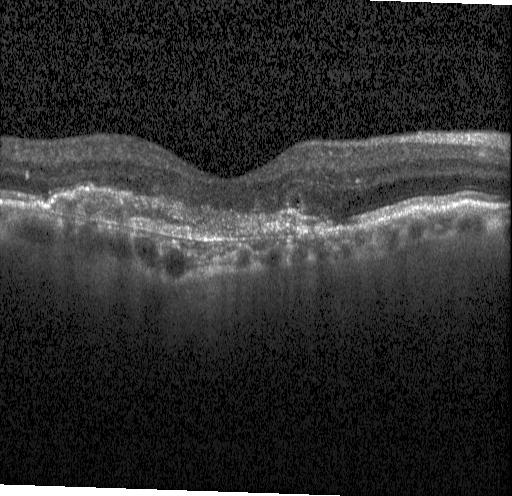
#> input picture sample_cnv.jpeg, 512 x 496 px
$ python evaluate_white_bars.py --src ../sample_cnv.jpeg
#> lines starting #> are read from the running program, lines starting #| are printed output that depends on the picture; after the words box and inside, x2 and y2 are one past the last pixel; in counts of white or black regions, pixels touching at a corner belong together
#> in main, img is the input picture: shape (496, 512); min 0, max 255, mean 46.3
"""
evaluate_white_bars.py

Wedge-Friendly & Anti-Bleed White Bar Detection & Evaluation Script.

Captures 100% of tapering wedge bars, diagonal banners, and corner UI artifacts
all the way to their finest tips without width truncation or tissue bleeding.

Key Features:
1. No Width Restrictions: Captures tapering wedges, triangles, and short corner bars.
2. Low Min-Pixel Threshold (100px): Preserves sharp tapering rightmost tips.
3. Outer Margin Vertical Clipping: Clips detection strictly to top/bottom outer margins (top 18%, bottom 18%), preventing any tissue bleeding.
4. 8-Connectivity Component Tracing: Preserves continuous diagonal bar boundaries.
"""

import os
import sys
import argparse
from pathlib import Path
import cv2
import numpy as np

VALID_EXT = {'.jpg', '.jpeg', '.png', '.bmp', '.tiff', '.tif'}

def detect_and_color_white_bars(
    img: np.ndarray,
    white_thresh: int = 210,
    min_pixels: int = 100,
    max_bars: int = 2,
    margin_ratio: float = 0.18
) -> tuple[np.ndarray, int]:
    """
    Detects irregular, wedge-shaped, tapering, or corner white bars without width restrictions,
    capturing 100% of tapering tips while preventing tissue bleed via vertical margin clipping.
    """
#> called with white_thresh = 210, min_pixels = 100, max_bars = 2, margin_ratio = 0.18
    if img.ndim == 2:
        gray = img
        bgr = cv2.cvtColor(img, cv2.COLOR_GRAY2BGR)
    elif img.ndim == 3 and img.shape[2] == 3:
        gray = cv2.cvtColor(img, cv2.COLOR_BGR2GRAY)
        bgr = img.copy()
    elif img.ndim == 3 and img.shape[2] == 4:
        gray = cv2.cvtColor(img, cv2.COLOR_BGRA2GRAY)
        bgr = cv2.cvtColor(img, cv2.COLOR_BGRA2BGR)
    else:
        raise ValueError(f"Unsupported image dimensions: {img.shape}")

    H, W = gray.shape
#> H = 496; W = 512

    # 1. Threshold high-intensity pixels
    _, white_mask = cv2.threshold(gray, white_thresh, 255, cv2.THRESH_BINARY)
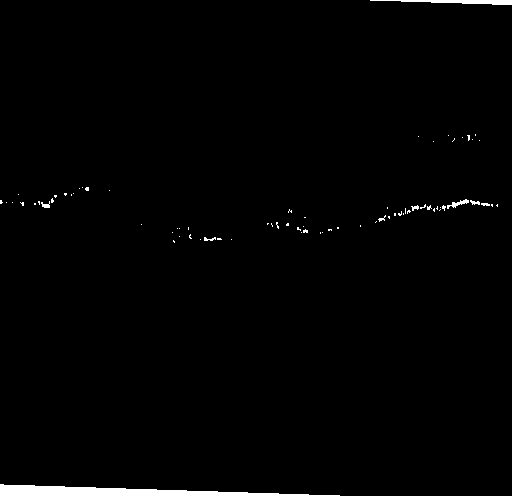
#> white_mask: shape (496, 512); 1.2% white; 77 white regions (68 under 20 px), largest, box (x1, y1, x2, y2) and area: (0, 484, 340, 496) 2064, (370, 0, 512, 5) 404, (447, 199, 469, 209) 80

    # 2. Find connected components (8-connectivity preserves thin tapering tips)
    num_labels, labels, stats, _ = cv2.connectedComponentsWithStats(white_mask, connectivity=8)
#> labels: shape (496, 512) int32; 78 distinct labels, from 0 to 77
#> num_labels = 78; stats = 78 rows, first 6: [0, 0, 512, 496, 250922], [370, 0, 142, 5, 404], [448, 135, 1, 1, 1], [467, 135, 3, 6, 12], [475, 134, 1, 2, 2], [418, 136, 1, 1, 1]

    # 3. Outer Margin Mask
    margin_mask = np.zeros((H, W), dtype=np.uint8)
    top_margin_h = int(H * margin_ratio)
#> top_margin_h = 89
    bottom_margin_h = int(H * (1.0 - margin_ratio))
#> bottom_margin_h = 406

    margin_mask[:top_margin_h, :] = 255
    margin_mask[bottom_margin_h:, :] = 255

    # 4. Filter candidates:
    # - Must touch top (y <= 2) or bottom (y + h >= H - 2)
    # - Area >= min_pixels (low threshold to preserve sharp tapering tips)
    candidates = []

    for label in range(1, num_labels):
        x, y, w, h, area = stats[label]

        touches_top = (y <= 2)
        touches_bottom = (y + h >= H - 2)

        if (touches_top or touches_bottom) and area >= min_pixels:
            candidates.append((label, area))
#> this loop made 77 passes
#> (x, y, w, h, area, touches_top, touches_bottom) on passes 1, 21, 24, 25, 30, 31, 48, 77: (370, 0, 142, 5, 404, True, False), (447, 199, 22, 10, 80, False, False), (41, 201, 9, 7, 36, False, False), (470, 200, 10, 5, 30, False, False), (481, 203, 9, 3, 22, False, False), (411, 205, 8, 6, 27, False, False), (378, 215, 8, 7, 21, False, False), (0, 484, 340, 12, 2064, False, True)
#> after the loop, candidates = [(1, 404), (77, 2064)]

    # 5. Sort candidates by area descending and select top max_bars
    candidates.sort(key=lambda item: item[1], reverse=True)
    selected_bars = candidates[:max_bars]
#> selected_bars = [(77, 2064), (1, 404)]

    # 6. Build highlight mask for selected bars and CLIP to outer margins
    highlight_mask = np.zeros((H, W), dtype=np.uint8)

    for label, area in selected_bars:
        highlight_mask[labels == label] = 255
#> this loop made 2 passes
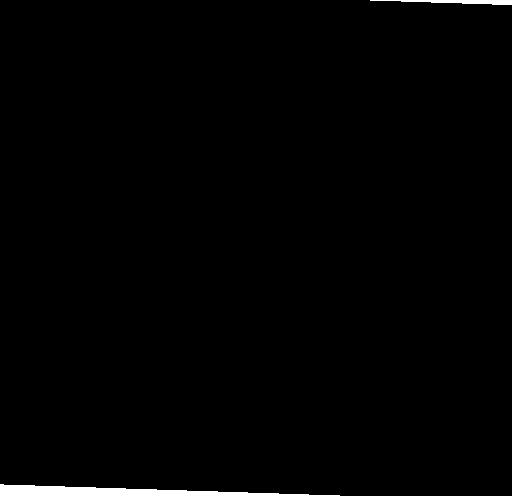
#> highlight_mask: shape (496, 512); 0.97% white; 2 white regions, box (x1, y1, x2, y2) and area: (0, 484, 340, 496) 2064, (370, 0, 512, 5) 404

    # Crucial Safeguard: Vertical margin clipping prevents bleeding into central tissue
    highlight_mask = cv2.bitwise_and(highlight_mask, margin_mask)

    # 7. Paint bright red [0, 0, 255]
    output_img = bgr.copy()
    output_img[highlight_mask == 255] = [0, 0, 255]
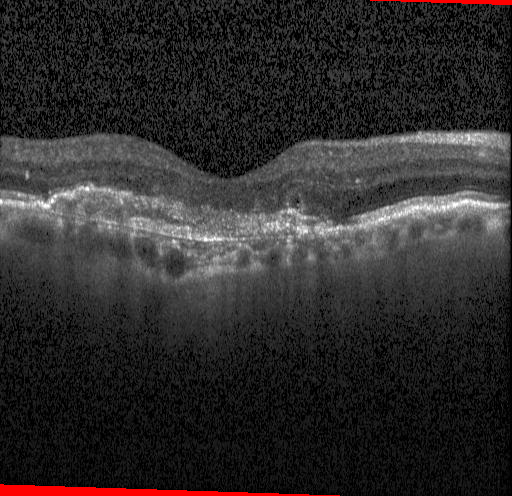
#> output_img: shape (496, 512, 3); 0.97% of pixels changed, all inside (x1, y1, x2, y2) = (0, 0, 512, 496)

    return output_img, len(selected_bars)


def main():
    parser = argparse.ArgumentParser(description="Wedge-Friendly White Bar Detection Evaluation")
    parser.add_argument('--src', type=str, required=True, help="Input image file or directory")
    parser.add_argument('--out', type=str, default="white_bars_eval_out", help="Output directory")
    parser.add_argument('--thresh', type=int, default=210, help="Brightness threshold (default: 210)")
    parser.add_argument('--min-pixels', type=int, default=100, help="Minimum pixel area for a bar (default: 100)")
    parser.add_argument('--max-bars', type=int, default=2, help="Maximum number of bars (default: 2)")
    parser.add_argument('--margin-ratio', type=float, default=0.18, help="Outer margin height ratio (default: 0.18)")
    args = parser.parse_args()

    src_path = Path(args.src)
    out_dir = Path(args.out)
    out_dir.mkdir(parents=True, exist_ok=True)

    if src_path.is_file():
        files = [src_path]
    elif src_path.is_dir():
        files = [p for p in src_path.rglob('*') if p.is_file() and p.suffix.lower() in VALID_EXT]
    else:
        print(f"Error: Invalid path {src_path}")
        sys.exit(1)

    print(f"Processing {len(files)} file(s)...")
    total_bars = 0
    for p in files:
        img = cv2.imread(str(p), cv2.IMREAD_UNCHANGED)
        if img is None:
            continue
        colored_img, count = detect_and_color_white_bars(
            img,
            white_thresh=args.thresh,
            min_pixels=args.min_pixels,
            max_bars=args.max_bars,
            margin_ratio=args.margin_ratio
        )
#> count = 2
        total_bars += count
#> total_bars = 2
        dst = out_dir / p.name
        cv2.imwrite(str(dst), colored_img)
        print(f"  {p.name}: Detected {count} bar(s) -> Saved to {dst}")
#|   sample_cnv.jpeg: Detected 2 bar(s) -> Saved to white_bars_eval_out/sample_cnv.jpeg

    print(f"\nDone! Processed {len(files)} image(s), detected {total_bars} total bar(s). Results saved to: {out_dir}")
#| Done! Processed 1 image(s), detected 2 total bar(s). Results saved to: white_bars_eval_out

if __name__ == '__main__':
    main()
